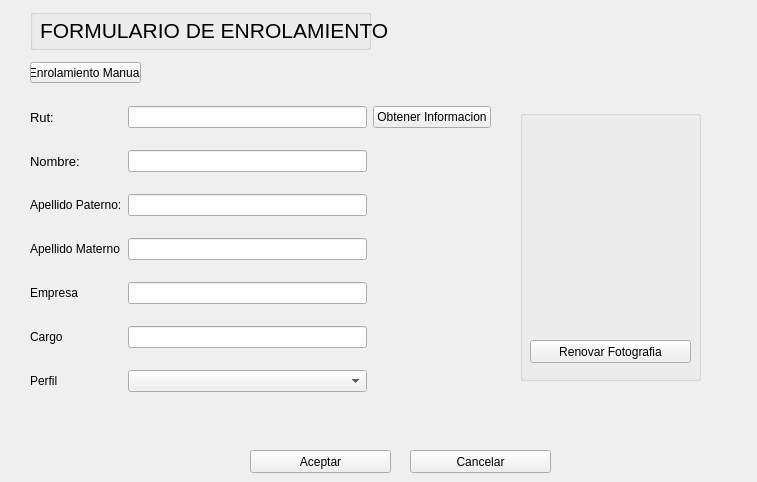
<?xml version="1.0" encoding="UTF-8"?>
<ui version="4.0">
 <class>formcs</class>
 <widget class="QWidget" name="formcs">
  <property name="geometry">
   <rect>
    <x>0</x>
    <y>0</y>
    <width>757</width>
    <height>482</height>
   </rect>
  </property>
  <property name="windowTitle">
   <string>Form</string>
  </property>
  <widget class="QLabel" name="label">
   <property name="geometry">
    <rect>
     <x>40</x>
     <y>20</y>
     <width>451</width>
     <height>21</height>
    </rect>
   </property>
   <property name="sizeIncrement">
    <size>
     <width>0</width>
     <height>0</height>
    </size>
   </property>
   <property name="baseSize">
    <size>
     <width>0</width>
     <height>0</height>
    </size>
   </property>
   <property name="font">
    <font>
     <pointsize>16</pointsize>
     <weight>50</weight>
     <bold>false</bold>
    </font>
   </property>
   <property name="text">
    <string>FORMULARIO DE ENROLAMIENTO</string>
   </property>
   <property name="scaledContents">
    <bool>true</bool>
   </property>
  </widget>
  <widget class="QGroupBox" name="groupBox_2">
   <property name="geometry">
    <rect>
     <x>30</x>
     <y>9</y>
     <width>341</width>
     <height>41</height>
    </rect>
   </property>
   <property name="title">
    <string/>
   </property>
  </widget>
  <widget class="QGroupBox" name="groupBox_3">
   <property name="geometry">
    <rect>
     <x>520</x>
     <y>110</y>
     <width>181</width>
     <height>271</height>
    </rect>
   </property>
   <property name="title">
    <string/>
   </property>
   <widget class="QLabel" name="formcs_labelImage">
    <property name="geometry">
     <rect>
      <x>20</x>
      <y>20</y>
      <width>151</width>
      <height>201</height>
     </rect>
    </property>
    <property name="text">
     <string/>
    </property>
    <property name="pixmap">
     <pixmap>images/User-blue-icon.png</pixmap>
    </property>
    <property name="scaledContents">
     <bool>true</bool>
    </property>
   </widget>
   <widget class="QPushButton" name="pushButton_renewImage">
    <property name="geometry">
     <rect>
      <x>10</x>
      <y>230</y>
      <width>161</width>
      <height>23</height>
     </rect>
    </property>
    <property name="text">
     <string>Renovar Fotografia</string>
    </property>
   </widget>
  </widget>
  <widget class="QWidget" name="gridLayoutWidget">
   <property name="geometry">
    <rect>
     <x>30</x>
     <y>90</y>
     <width>461</width>
     <height>321</height>
    </rect>
   </property>
   <layout class="QGridLayout" name="gridLayout">
    <item row="0" column="2">
     <widget class="QLineEdit" name="lineEdit_rut"/>
    </item>
    <item row="8" column="1">
     <widget class="QLabel" name="label_7">
      <property name="text">
       <string>Cargo</string>
      </property>
     </widget>
    </item>
    <item row="7" column="1">
     <widget class="QLabel" name="label_6">
      <property name="text">
       <string>Empresa</string>
      </property>
     </widget>
    </item>
    <item row="9" column="1">
     <widget class="QLabel" name="label_8">
      <property name="text">
       <string>Perfil</string>
      </property>
     </widget>
    </item>
    <item row="4" column="1">
     <widget class="QLabel" name="label_4">
      <property name="text">
       <string>Apellido Paterno:</string>
      </property>
     </widget>
    </item>
    <item row="0" column="1">
     <widget class="QLabel" name="label_2">
      <property name="font">
       <font>
        <pointsize>10</pointsize>
       </font>
      </property>
      <property name="text">
       <string>Rut:</string>
      </property>
     </widget>
    </item>
    <item row="2" column="2">
     <widget class="QLineEdit" name="lineEdit_name"/>
    </item>
    <item row="9" column="2">
     <widget class="QComboBox" name="comboBox_profile"/>
    </item>
    <item row="0" column="3">
     <widget class="QPushButton" name="pushButton_2">
      <property name="text">
       <string>Obtener Informacion</string>
      </property>
     </widget>
    </item>
    <item row="2" column="1">
     <widget class="QLabel" name="label_3">
      <property name="font">
       <font>
        <pointsize>10</pointsize>
       </font>
      </property>
      <property name="text">
       <string>Nombre:</string>
      </property>
     </widget>
    </item>
    <item row="5" column="1">
     <widget class="QLabel" name="label_5">
      <property name="text">
       <string>Apellido Materno</string>
      </property>
     </widget>
    </item>
    <item row="8" column="2">
     <widget class="QLineEdit" name="lineEdit_position"/>
    </item>
    <item row="7" column="2">
     <widget class="QLineEdit" name="lineEdit_Enterprise"/>
    </item>
    <item row="4" column="2">
     <widget class="QLineEdit" name="lineEdit_appPat"/>
    </item>
    <item row="5" column="2">
     <widget class="QLineEdit" name="lineEdit_appMat"/>
    </item>
   </layout>
  </widget>
  <widget class="QPushButton" name="acceptButton_formcs">
   <property name="geometry">
    <rect>
     <x>250</x>
     <y>450</y>
     <width>141</width>
     <height>23</height>
    </rect>
   </property>
   <property name="text">
    <string>Aceptar</string>
   </property>
  </widget>
  <widget class="QPushButton" name="CancelButton_formcs">
   <property name="geometry">
    <rect>
     <x>410</x>
     <y>450</y>
     <width>141</width>
     <height>23</height>
    </rect>
   </property>
   <property name="text">
    <string>Cancelar</string>
   </property>
  </widget>
  <widget class="QPushButton" name="button_manualRegistration">
   <property name="geometry">
    <rect>
     <x>30</x>
     <y>62</y>
     <width>111</width>
     <height>21</height>
    </rect>
   </property>
   <property name="text">
    <string>Enrolamiento Manual</string>
   </property>
  </widget>
 </widget>
 <resources/>
 <connections/>
</ui>
